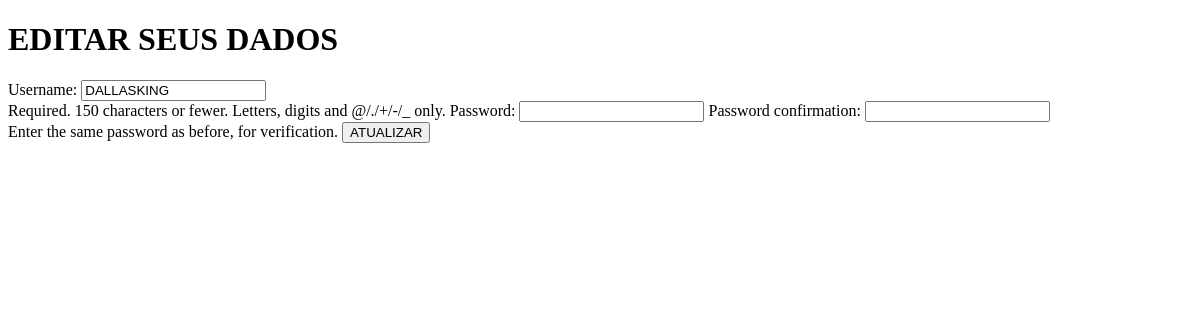
/dados/1/, run on an earlier commit of the app's database.
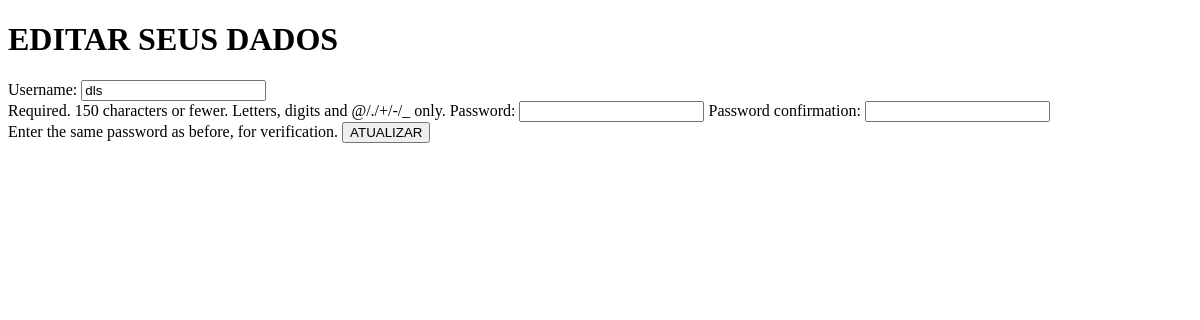
And on a later commit of the database.
### core/models.py (models this page shows, shortened)
class Usuario(AbstractUser):
    nome = models.CharField('Nome Completo', max_length=100,blank=False)
    idade = models.IntegerField('Idade',blank=False)
    cpf = CPFField(masked=True,blank=False,unique=True)
    USERNAME_FIELD = 'cpf'
    class Meta:
        permissions = [
            ("CD","Cadastrar,Apagar"),
            ("RU","Lerd,Atualizar")
        ]

### core/views.py (the view)
# urls.py: path('dados/<int:id>/',dados,name='edit_dados'),
def dados(request,id):
    user = Usuario.objects.get(pk=id)
    form = UserCreationForm(request.POST or None, instance=user)
    if form.is_valid():
        form.save()
        return redirect('perfil')
    contexto = {
        'form': form
    }
    return render(request, 'dadosEdit.html', contexto)

### templates/dadosEdit.html (shortened to what this page needs)
<!DOCTYPE html>
<html lang="en">
<head>
</head>
<body>
    <h1>EDITAR SEUS DADOS</h1>
    <form method="post">
        {{form}}
        <input type="submit" value="ATUALIZAR">
    </form>
</body>
</html>

What changed in the data, as far as the page shows it:
changed Usuario: username "DALLASKING" → "dls"
